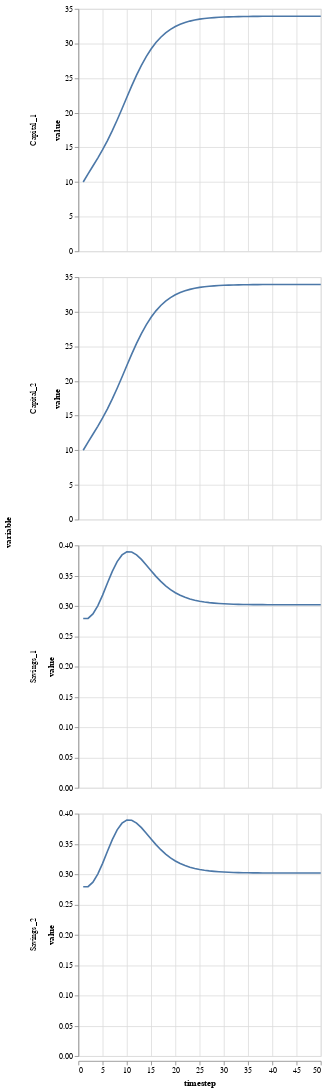

This figure's notebook cell:
### Code cell
get_table(simres1) |> @vlplot(:line, x=:timestep, y=:value, row="variable:n", resolve={scale={y=:independent}})

### Figure 1 — Vega-Lite specification as saved in the notebook (floating-point values rounded to 4 significant figures; data arrays with more than 128 entries replaced by an {"elided": "..."} marker saying what was removed)
{"data": {"values": {"elided": "200 records"}}, "encoding": {"row": {"field": "variable", "type": "nominal"}, "x": {"field": "timestep", "type": "quantitative"}, "y": {"field": "value", "type": "quantitative"}}, "mark": "line", "resolve": {"scale": {"x": "shared", "y": "independent"}}}
